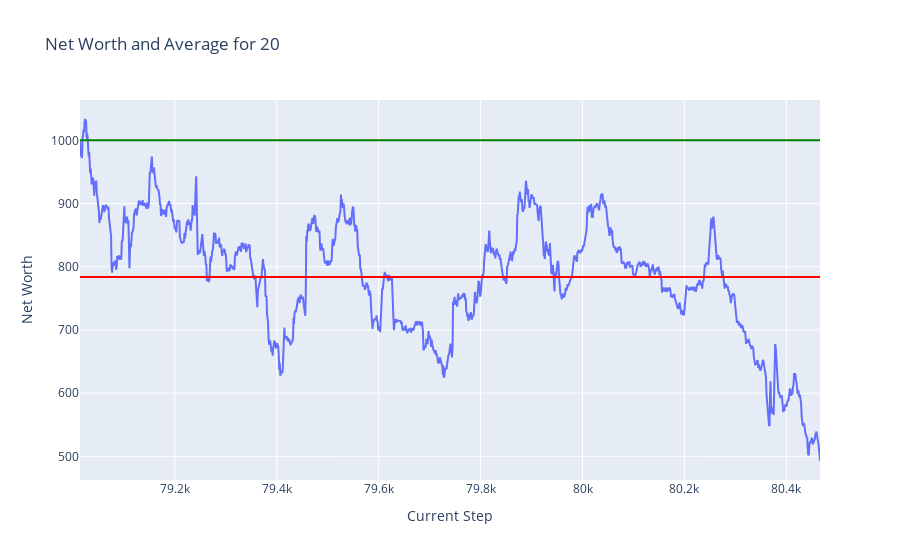
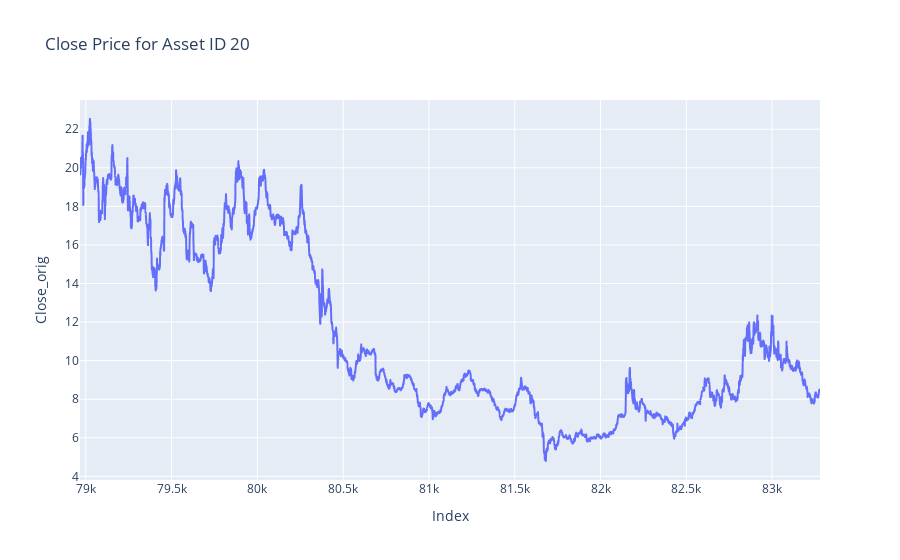
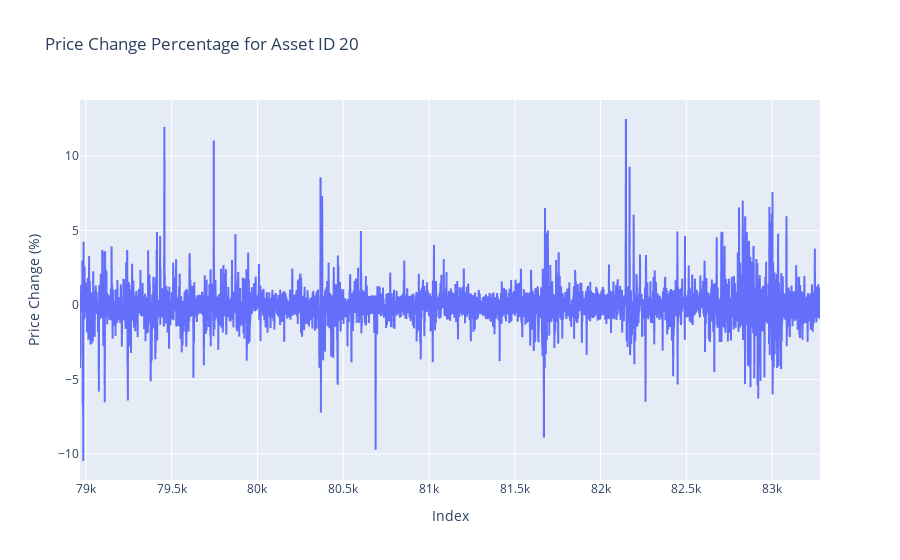
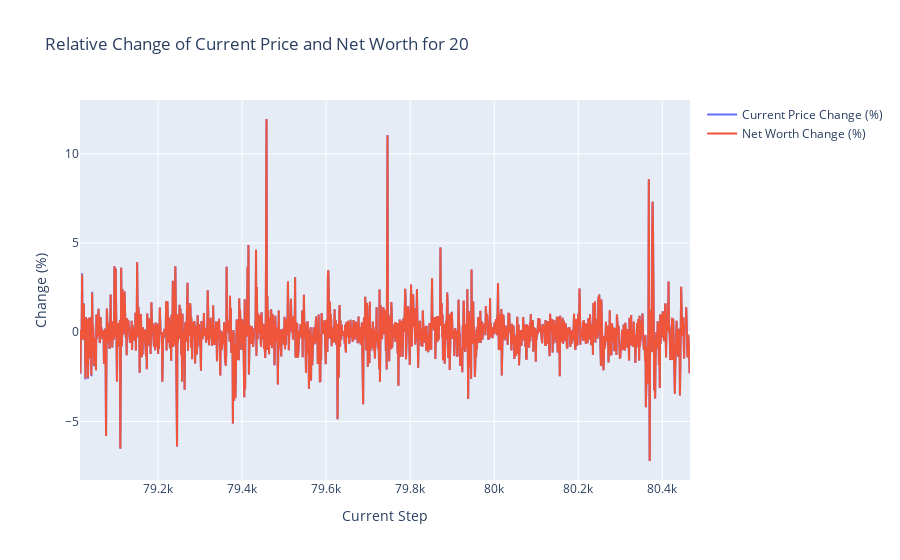

Notebook code for these charts, in order:
### Markdown cell above
## Plots

### Code cell
token = 20
plot_token_data(df = train_hist_df, token = token)
plot_close_by_asset(df= train_df, asset_id= token)
plot_price_change_by_asset(df= train_df, asset_id= token)
plot_relative_change_by_token(df = train_hist_df, token = token)

### Figure 1 — Plotly figure (JSON) as saved in the notebook; plotly's stock layout.template omitted (floating-point values rounded to 4 significant figures; data arrays with more than 128 entries replaced by an {"elided": "..."} marker saying what was removed)
{"data": [{"mode": "lines", "name": "Net Worth", "type": "scatter", "x": {"elided": "1453 int values"}, "y": {"elided": "1453 float values"}}], "layout": {"shapes": [{"line": {"color": "green"}, "name": "Net Worth = 1000", "type": "line", "x0": 0, "x1": 1, "xref": "x domain", "y0": 1000, "y1": 1000, "yref": "y"}, {"line": {"color": "red"}, "name": "Average Net Worth = 783.88", "type": "line", "x0": 0, "x1": 1, "xref": "x domain", "y0": 783.9, "y1": 783.9, "yref": "y"}], "title": {"text": "Net Worth and Average for 20"}, "xaxis": {"title": {"text": "Current Step"}}, "yaxis": {"title": {"text": "Net Worth"}}}}

### Figure 2 — Plotly figure (JSON) as saved in the notebook; plotly's stock layout.template omitted (floating-point values rounded to 4 significant figures; data arrays with more than 128 entries replaced by an {"elided": "..."} marker saying what was removed)
{"data": [{"hovertemplate": "Index=%{x}<br>Close_orig=%{y}<extra></extra>", "legendgroup": "", "line": {"color": "#636efa", "dash": "solid"}, "marker": {"symbol": "circle"}, "mode": "lines", "name": "", "showlegend": false, "type": "scattergl", "x": {"elided": "4314 int values"}, "xaxis": "x", "y": {"elided": "4314 float values"}, "yaxis": "y"}], "layout": {"legend": {"tracegroupgap": 0}, "title": {"text": "Close Price for Asset ID 20"}, "xaxis": {"anchor": "y", "domain": [0, 1], "title": {"text": "Index"}}, "yaxis": {"anchor": "x", "domain": [0, 1], "title": {"text": "Close_orig"}}}}

### Figure 3 — Plotly figure (JSON) as saved in the notebook; plotly's stock layout.template omitted (floating-point values rounded to 4 significant figures; data arrays with more than 128 entries replaced by an {"elided": "..."} marker saying what was removed)
{"data": [{"hovertemplate": "Index=%{x}<br>Price Change (%)=%{y}<extra></extra>", "legendgroup": "", "line": {"color": "#636efa", "dash": "solid"}, "marker": {"symbol": "circle"}, "mode": "lines", "name": "", "showlegend": false, "type": "scattergl", "x": {"elided": "4314 int values"}, "xaxis": "x", "y": {"elided": "4314 float values"}, "yaxis": "y"}], "layout": {"legend": {"tracegroupgap": 0}, "title": {"text": "Price Change Percentage for Asset ID 20"}, "xaxis": {"anchor": "y", "domain": [0, 1], "title": {"text": "Index"}}, "yaxis": {"anchor": "x", "domain": [0, 1], "title": {"text": "Price Change (%)"}}}}

### Figure 4 — Plotly figure (JSON) as saved in the notebook; plotly's stock layout.template omitted (floating-point values rounded to 4 significant figures; data arrays with more than 128 entries replaced by an {"elided": "..."} marker saying what was removed)
{"data": [{"mode": "lines", "name": "Current Price Change (%)", "type": "scatter", "x": {"elided": "1453 int values"}, "y": {"elided": "1453 float values"}}, {"mode": "lines", "name": "Net Worth Change (%)", "type": "scatter", "x": {"elided": "1453 int values"}, "y": {"elided": "1453 float values"}}], "layout": {"title": {"text": "Relative Change of Current Price and Net Worth for 20"}, "xaxis": {"title": {"text": "Current Step"}}, "yaxis": {"title": {"text": "Change (%)"}}}}
